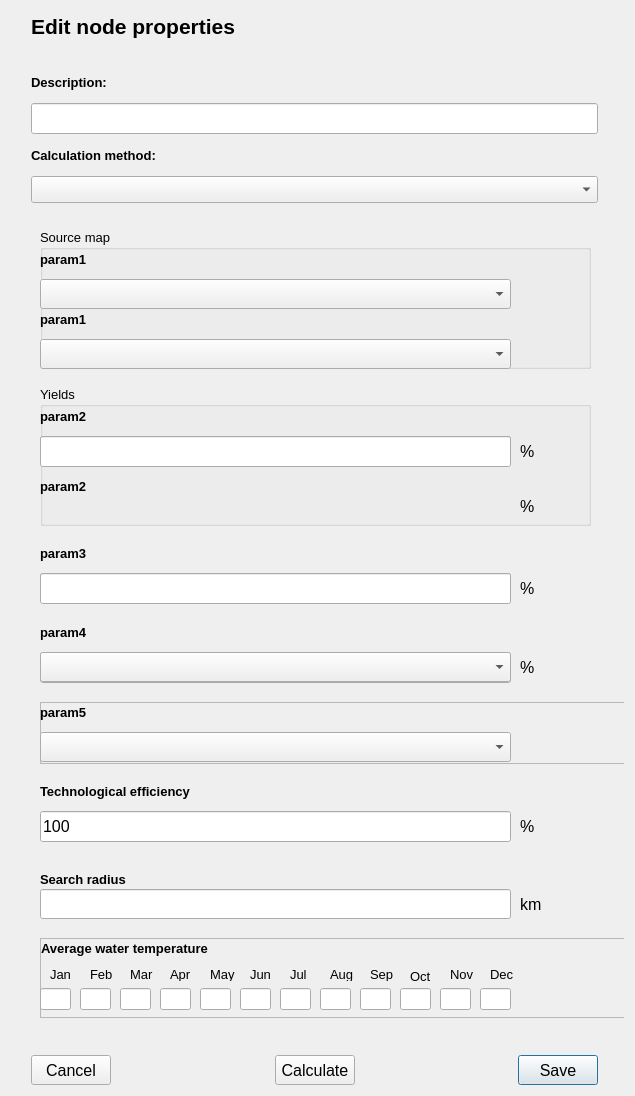
<?xml version="1.0" encoding="UTF-8"?>
<ui version="4.0">
 <class>window</class>
 <widget class="QDialog" name="window">
  <property name="enabled">
   <bool>true</bool>
  </property>
  <property name="geometry">
   <rect>
    <x>0</x>
    <y>0</y>
    <width>635</width>
    <height>1096</height>
   </rect>
  </property>
  <property name="minimumSize">
   <size>
    <width>0</width>
    <height>100</height>
   </size>
  </property>
  <property name="font">
   <font>
    <pointsize>10</pointsize>
   </font>
  </property>
  <property name="windowTitle">
   <string>Configure map properties</string>
  </property>
  <layout class="QGridLayout" name="gridLayout">
   <property name="sizeConstraint">
    <enum>QLayout::SetDefaultConstraint</enum>
   </property>
   <item row="3" column="1" colspan="5">
    <widget class="QLineEdit" name="descriptionText">
     <property name="maximumSize">
      <size>
       <width>16777215</width>
       <height>31</height>
      </size>
     </property>
     <property name="font">
      <font>
       <pointsize>12</pointsize>
      </font>
     </property>
    </widget>
   </item>
   <item row="4" column="1" colspan="5">
    <widget class="QLabel" name="algorithmLabel">
     <property name="maximumSize">
      <size>
       <width>16777215</width>
       <height>30</height>
      </size>
     </property>
     <property name="font">
      <font>
       <pointsize>10</pointsize>
       <weight>75</weight>
       <bold>true</bold>
      </font>
     </property>
     <property name="text">
      <string>Calculation method:</string>
     </property>
    </widget>
   </item>
   <item row="2" column="1" colspan="5">
    <widget class="QLabel" name="descriptionLabel">
     <property name="maximumSize">
      <size>
       <width>16777215</width>
       <height>30</height>
      </size>
     </property>
     <property name="font">
      <font>
       <pointsize>10</pointsize>
       <weight>75</weight>
       <bold>true</bold>
      </font>
     </property>
     <property name="text">
      <string>Description:</string>
     </property>
    </widget>
   </item>
   <item row="16" column="6">
    <spacer name="horizontalSpacer_2">
     <property name="orientation">
      <enum>Qt::Horizontal</enum>
     </property>
     <property name="sizeType">
      <enum>QSizePolicy::Fixed</enum>
     </property>
     <property name="sizeHint" stdset="0">
      <size>
       <width>20</width>
       <height>20</height>
      </size>
     </property>
    </spacer>
   </item>
   <item row="0" column="1" colspan="5">
    <widget class="QLabel" name="titleLabel">
     <property name="sizePolicy">
      <sizepolicy hsizetype="Preferred" vsizetype="Maximum">
       <horstretch>0</horstretch>
       <verstretch>0</verstretch>
      </sizepolicy>
     </property>
     <property name="maximumSize">
      <size>
       <width>16777215</width>
       <height>30</height>
      </size>
     </property>
     <property name="font">
      <font>
       <pointsize>16</pointsize>
       <weight>75</weight>
       <bold>true</bold>
      </font>
     </property>
     <property name="text">
      <string>Edit node properties</string>
     </property>
    </widget>
   </item>
   <item row="16" column="5">
    <widget class="QPushButton" name="okButton">
     <property name="sizePolicy">
      <sizepolicy hsizetype="Maximum" vsizetype="Fixed">
       <horstretch>0</horstretch>
       <verstretch>0</verstretch>
      </sizepolicy>
     </property>
     <property name="maximumSize">
      <size>
       <width>100</width>
       <height>30</height>
      </size>
     </property>
     <property name="font">
      <font>
       <pointsize>12</pointsize>
       <weight>50</weight>
       <bold>false</bold>
      </font>
     </property>
     <property name="layoutDirection">
      <enum>Qt::LeftToRight</enum>
     </property>
     <property name="text">
      <string>Save</string>
     </property>
     <property name="default">
      <bool>false</bool>
     </property>
     <property name="flat">
      <bool>false</bool>
     </property>
    </widget>
   </item>
   <item row="16" column="1">
    <widget class="QPushButton" name="cancelButton">
     <property name="sizePolicy">
      <sizepolicy hsizetype="Maximum" vsizetype="Minimum">
       <horstretch>0</horstretch>
       <verstretch>0</verstretch>
      </sizepolicy>
     </property>
     <property name="maximumSize">
      <size>
       <width>100</width>
       <height>30</height>
      </size>
     </property>
     <property name="font">
      <font>
       <pointsize>12</pointsize>
      </font>
     </property>
     <property name="text">
      <string>Cancel</string>
     </property>
    </widget>
   </item>
   <item row="16" column="0">
    <spacer name="horizontalSpacer">
     <property name="orientation">
      <enum>Qt::Horizontal</enum>
     </property>
     <property name="sizeType">
      <enum>QSizePolicy::Fixed</enum>
     </property>
     <property name="sizeHint" stdset="0">
      <size>
       <width>20</width>
       <height>20</height>
      </size>
     </property>
    </spacer>
   </item>
   <item row="5" column="1" colspan="5">
    <widget class="QComboBox" name="algorithmSelect">
     <property name="font">
      <font>
       <pointsize>12</pointsize>
      </font>
     </property>
    </widget>
   </item>
   <item row="16" column="4">
    <spacer name="horizontalSpacer_4">
     <property name="orientation">
      <enum>Qt::Horizontal</enum>
     </property>
     <property name="sizeHint" stdset="0">
      <size>
       <width>40</width>
       <height>20</height>
      </size>
     </property>
    </spacer>
   </item>
   <item row="16" column="3">
    <widget class="QPushButton" name="calculateButton">
     <property name="sizePolicy">
      <sizepolicy hsizetype="Maximum" vsizetype="Fixed">
       <horstretch>0</horstretch>
       <verstretch>0</verstretch>
      </sizepolicy>
     </property>
     <property name="maximumSize">
      <size>
       <width>100</width>
       <height>30</height>
      </size>
     </property>
     <property name="font">
      <font>
       <pointsize>12</pointsize>
      </font>
     </property>
     <property name="text">
      <string>Calculate</string>
     </property>
    </widget>
   </item>
   <item row="14" column="0">
    <spacer name="verticalSpacer">
     <property name="orientation">
      <enum>Qt::Vertical</enum>
     </property>
     <property name="sizeType">
      <enum>QSizePolicy::Fixed</enum>
     </property>
     <property name="sizeHint" stdset="0">
      <size>
       <width>10</width>
       <height>10</height>
      </size>
     </property>
    </spacer>
   </item>
   <item row="1" column="0">
    <spacer name="verticalSpacer_2">
     <property name="orientation">
      <enum>Qt::Vertical</enum>
     </property>
     <property name="sizeType">
      <enum>QSizePolicy::Fixed</enum>
     </property>
     <property name="sizeHint" stdset="0">
      <size>
       <width>20</width>
       <height>20</height>
      </size>
     </property>
    </spacer>
   </item>
   <item row="16" column="2">
    <spacer name="horizontalSpacer_3">
     <property name="orientation">
      <enum>Qt::Horizontal</enum>
     </property>
     <property name="sizeHint" stdset="0">
      <size>
       <width>40</width>
       <height>20</height>
      </size>
     </property>
    </spacer>
   </item>
   <item row="13" column="1" colspan="6">
    <widget class="QScrollArea" name="scrollArea">
     <property name="sizePolicy">
      <sizepolicy hsizetype="Preferred" vsizetype="Preferred">
       <horstretch>0</horstretch>
       <verstretch>0</verstretch>
      </sizepolicy>
     </property>
     <property name="minimumSize">
      <size>
       <width>0</width>
       <height>0</height>
      </size>
     </property>
     <property name="baseSize">
      <size>
       <width>0</width>
       <height>650</height>
      </size>
     </property>
     <property name="frameShape">
      <enum>QFrame::NoFrame</enum>
     </property>
     <property name="frameShadow">
      <enum>QFrame::Plain</enum>
     </property>
     <property name="horizontalScrollBarPolicy">
      <enum>Qt::ScrollBarAlwaysOff</enum>
     </property>
     <property name="sizeAdjustPolicy">
      <enum>QAbstractScrollArea::AdjustToContents</enum>
     </property>
     <property name="widgetResizable">
      <bool>true</bool>
     </property>
     <widget class="QWidget" name="scrollAreaWidgetContents_2">
      <property name="geometry">
       <rect>
        <x>0</x>
        <y>0</y>
        <width>613</width>
        <height>807</height>
       </rect>
      </property>
      <layout class="QGridLayout" name="gridLayout_2">
       <property name="sizeConstraint">
        <enum>QLayout::SetDefaultConstraint</enum>
       </property>
       <item row="4" column="0">
        <widget class="QFrame" name="param5Group">
         <property name="sizePolicy">
          <sizepolicy hsizetype="Preferred" vsizetype="Preferred">
           <horstretch>0</horstretch>
           <verstretch>0</verstretch>
          </sizepolicy>
         </property>
         <property name="minimumSize">
          <size>
           <width>0</width>
           <height>62</height>
          </size>
         </property>
         <property name="maximumSize">
          <size>
           <width>16777215</width>
           <height>60</height>
          </size>
         </property>
         <property name="frameShape">
          <enum>QFrame::StyledPanel</enum>
         </property>
         <property name="frameShadow">
          <enum>QFrame::Raised</enum>
         </property>
         <widget class="QComboBox" name="param5Select">
          <property name="geometry">
           <rect>
            <x>0</x>
            <y>30</y>
            <width>471</width>
            <height>30</height>
           </rect>
          </property>
          <property name="sizePolicy">
           <sizepolicy hsizetype="Preferred" vsizetype="Fixed">
            <horstretch>0</horstretch>
            <verstretch>0</verstretch>
           </sizepolicy>
          </property>
          <property name="font">
           <font>
            <pointsize>12</pointsize>
            <kerning>true</kerning>
           </font>
          </property>
         </widget>
         <widget class="QLabel" name="param5Label">
          <property name="geometry">
           <rect>
            <x>0</x>
            <y>0</y>
            <width>511</width>
            <height>21</height>
           </rect>
          </property>
          <property name="font">
           <font>
            <pointsize>10</pointsize>
            <weight>75</weight>
            <bold>true</bold>
           </font>
          </property>
          <property name="text">
           <string>param5</string>
          </property>
         </widget>
        </widget>
       </item>
       <item row="1" column="0">
        <widget class="QWidget" name="param2Group" native="true">
         <property name="sizePolicy">
          <sizepolicy hsizetype="Preferred" vsizetype="Preferred">
           <horstretch>0</horstretch>
           <verstretch>0</verstretch>
          </sizepolicy>
         </property>
         <property name="minimumSize">
          <size>
           <width>591</width>
           <height>82</height>
          </size>
         </property>
         <property name="maximumSize">
          <size>
           <width>16777215</width>
           <height>140</height>
          </size>
         </property>
         <widget class="QLabel" name="param2Label">
          <property name="geometry">
           <rect>
            <x>0</x>
            <y>20</y>
            <width>441</width>
            <height>21</height>
           </rect>
          </property>
          <property name="font">
           <font>
            <pointsize>10</pointsize>
            <weight>75</weight>
            <bold>true</bold>
           </font>
          </property>
          <property name="text">
           <string>param2</string>
          </property>
         </widget>
         <widget class="QComboBox" name="param2Select">
          <property name="geometry">
           <rect>
            <x>0</x>
            <y>50</y>
            <width>471</width>
            <height>30</height>
           </rect>
          </property>
          <property name="font">
           <font>
            <pointsize>12</pointsize>
           </font>
          </property>
         </widget>
         <widget class="QLineEdit" name="param2InputText">
          <property name="geometry">
           <rect>
            <x>0</x>
            <y>50</y>
            <width>471</width>
            <height>31</height>
           </rect>
          </property>
          <property name="font">
           <font>
            <pointsize>12</pointsize>
           </font>
          </property>
         </widget>
         <widget class="QLabel" name="param2UnitLabel">
          <property name="geometry">
           <rect>
            <x>480</x>
            <y>50</y>
            <width>91</width>
            <height>31</height>
           </rect>
          </property>
          <property name="font">
           <font>
            <pointsize>12</pointsize>
           </font>
          </property>
          <property name="text">
           <string>%</string>
          </property>
         </widget>
         <widget class="QLabel" name="param2Label_2">
          <property name="geometry">
           <rect>
            <x>0</x>
            <y>90</y>
            <width>411</width>
            <height>21</height>
           </rect>
          </property>
          <property name="font">
           <font>
            <pointsize>10</pointsize>
            <weight>75</weight>
            <bold>true</bold>
           </font>
          </property>
          <property name="text">
           <string>param2</string>
          </property>
         </widget>
         <widget class="QLabel" name="param2UnitLabel_2">
          <property name="geometry">
           <rect>
            <x>480</x>
            <y>110</y>
            <width>91</width>
            <height>21</height>
           </rect>
          </property>
          <property name="font">
           <font>
            <pointsize>12</pointsize>
           </font>
          </property>
          <property name="text">
           <string>%</string>
          </property>
         </widget>
         <widget class="QLabel" name="param2ValueLabel_2">
          <property name="geometry">
           <rect>
            <x>0</x>
            <y>110</y>
            <width>471</width>
            <height>31</height>
           </rect>
          </property>
          <property name="font">
           <font>
            <pointsize>12</pointsize>
            <kerning>true</kerning>
           </font>
          </property>
          <property name="text">
           <string/>
          </property>
          <property name="alignment">
           <set>Qt::AlignLeading|Qt::AlignLeft|Qt::AlignVCenter</set>
          </property>
         </widget>
         <widget class="QGroupBox" name="param2GroupBox">
          <property name="geometry">
           <rect>
            <x>0</x>
            <y>0</y>
            <width>551</width>
            <height>140</height>
           </rect>
          </property>
          <property name="sizePolicy">
           <sizepolicy hsizetype="Preferred" vsizetype="Minimum">
            <horstretch>0</horstretch>
            <verstretch>0</verstretch>
           </sizepolicy>
          </property>
          <property name="minimumSize">
           <size>
            <width>0</width>
            <height>140</height>
           </size>
          </property>
          <property name="maximumSize">
           <size>
            <width>16777215</width>
            <height>140</height>
           </size>
          </property>
          <property name="title">
           <string>Yields</string>
          </property>
         </widget>
         <zorder>param2GroupBox</zorder>
         <zorder>param2Label</zorder>
         <zorder>param2Select</zorder>
         <zorder>param2InputText</zorder>
         <zorder>param2UnitLabel</zorder>
         <zorder>param2Label_2</zorder>
         <zorder>param2UnitLabel_2</zorder>
         <zorder>param2ValueLabel_2</zorder>
        </widget>
       </item>
       <item row="2" column="0">
        <widget class="QWidget" name="param3Group" native="true">
         <property name="sizePolicy">
          <sizepolicy hsizetype="Preferred" vsizetype="Minimum">
           <horstretch>0</horstretch>
           <verstretch>0</verstretch>
          </sizepolicy>
         </property>
         <property name="minimumSize">
          <size>
           <width>0</width>
           <height>62</height>
          </size>
         </property>
         <property name="maximumSize">
          <size>
           <width>16777215</width>
           <height>62</height>
          </size>
         </property>
         <widget class="QLabel" name="param3Label">
          <property name="geometry">
           <rect>
            <x>0</x>
            <y>0</y>
            <width>491</width>
            <height>21</height>
           </rect>
          </property>
          <property name="font">
           <font>
            <pointsize>10</pointsize>
            <weight>75</weight>
            <bold>true</bold>
           </font>
          </property>
          <property name="text">
           <string>param3</string>
          </property>
         </widget>
         <widget class="QComboBox" name="param3Select">
          <property name="geometry">
           <rect>
            <x>0</x>
            <y>30</y>
            <width>471</width>
            <height>30</height>
           </rect>
          </property>
          <property name="font">
           <font>
            <pointsize>12</pointsize>
           </font>
          </property>
         </widget>
         <widget class="QLineEdit" name="param3InputText">
          <property name="geometry">
           <rect>
            <x>0</x>
            <y>30</y>
            <width>471</width>
            <height>31</height>
           </rect>
          </property>
          <property name="font">
           <font>
            <pointsize>12</pointsize>
           </font>
          </property>
         </widget>
         <widget class="QLabel" name="param3UnitLabel">
          <property name="geometry">
           <rect>
            <x>480</x>
            <y>30</y>
            <width>91</width>
            <height>31</height>
           </rect>
          </property>
          <property name="font">
           <font>
            <pointsize>12</pointsize>
           </font>
          </property>
          <property name="text">
           <string>%</string>
          </property>
         </widget>
        </widget>
       </item>
       <item row="3" column="0">
        <widget class="QWidget" name="param4Group" native="true">
         <property name="sizePolicy">
          <sizepolicy hsizetype="Preferred" vsizetype="Minimum">
           <horstretch>0</horstretch>
           <verstretch>0</verstretch>
          </sizepolicy>
         </property>
         <property name="minimumSize">
          <size>
           <width>0</width>
           <height>62</height>
          </size>
         </property>
         <property name="maximumSize">
          <size>
           <width>16777215</width>
           <height>62</height>
          </size>
         </property>
         <widget class="QLabel" name="param4Label">
          <property name="geometry">
           <rect>
            <x>0</x>
            <y>0</y>
            <width>541</width>
            <height>21</height>
           </rect>
          </property>
          <property name="font">
           <font>
            <pointsize>10</pointsize>
            <weight>75</weight>
            <bold>true</bold>
           </font>
          </property>
          <property name="text">
           <string>param4</string>
          </property>
         </widget>
         <widget class="QLineEdit" name="param4InputText">
          <property name="geometry">
           <rect>
            <x>0</x>
            <y>30</y>
            <width>471</width>
            <height>31</height>
           </rect>
          </property>
          <property name="font">
           <font>
            <pointsize>12</pointsize>
           </font>
          </property>
         </widget>
         <widget class="QLabel" name="param4UnitLabel">
          <property name="geometry">
           <rect>
            <x>480</x>
            <y>30</y>
            <width>91</width>
            <height>31</height>
           </rect>
          </property>
          <property name="font">
           <font>
            <pointsize>12</pointsize>
           </font>
          </property>
          <property name="text">
           <string>%</string>
          </property>
         </widget>
         <widget class="QComboBox" name="param4Select">
          <property name="geometry">
           <rect>
            <x>0</x>
            <y>30</y>
            <width>471</width>
            <height>30</height>
           </rect>
          </property>
          <property name="sizePolicy">
           <sizepolicy hsizetype="Fixed" vsizetype="Fixed">
            <horstretch>0</horstretch>
            <verstretch>0</verstretch>
           </sizepolicy>
          </property>
          <property name="font">
           <font>
            <pointsize>12</pointsize>
           </font>
          </property>
         </widget>
         <zorder>param4InputText</zorder>
         <zorder>param4Select</zorder>
         <zorder>param4Label</zorder>
         <zorder>param4UnitLabel</zorder>
        </widget>
       </item>
       <item row="0" column="0">
        <widget class="QWidget" name="param1Group" native="true">
         <property name="sizePolicy">
          <sizepolicy hsizetype="Preferred" vsizetype="Preferred">
           <horstretch>0</horstretch>
           <verstretch>0</verstretch>
          </sizepolicy>
         </property>
         <property name="minimumSize">
          <size>
           <width>0</width>
           <height>82</height>
          </size>
         </property>
         <property name="maximumSize">
          <size>
           <width>16777215</width>
           <height>140</height>
          </size>
         </property>
         <widget class="QLabel" name="param1Label">
          <property name="geometry">
           <rect>
            <x>0</x>
            <y>20</y>
            <width>461</width>
            <height>21</height>
           </rect>
          </property>
          <property name="font">
           <font>
            <pointsize>10</pointsize>
            <weight>75</weight>
            <bold>true</bold>
           </font>
          </property>
          <property name="text">
           <string>param1</string>
          </property>
         </widget>
         <widget class="QComboBox" name="param1Select">
          <property name="geometry">
           <rect>
            <x>0</x>
            <y>50</y>
            <width>471</width>
            <height>30</height>
           </rect>
          </property>
          <property name="font">
           <font>
            <pointsize>12</pointsize>
           </font>
          </property>
         </widget>
         <widget class="QComboBox" name="param1IdFieldSelect">
          <property name="geometry">
           <rect>
            <x>0</x>
            <y>110</y>
            <width>471</width>
            <height>30</height>
           </rect>
          </property>
          <property name="sizePolicy">
           <sizepolicy hsizetype="Preferred" vsizetype="Fixed">
            <horstretch>0</horstretch>
            <verstretch>0</verstretch>
           </sizepolicy>
          </property>
          <property name="maximumSize">
           <size>
            <width>16777215</width>
            <height>30</height>
           </size>
          </property>
          <property name="font">
           <font>
            <pointsize>12</pointsize>
           </font>
          </property>
         </widget>
         <widget class="QLabel" name="idField1Label">
          <property name="geometry">
           <rect>
            <x>0</x>
            <y>80</y>
            <width>431</width>
            <height>21</height>
           </rect>
          </property>
          <property name="font">
           <font>
            <pointsize>10</pointsize>
            <weight>75</weight>
            <bold>true</bold>
           </font>
          </property>
          <property name="text">
           <string>param1</string>
          </property>
         </widget>
         <widget class="QGroupBox" name="param1GroupBox">
          <property name="geometry">
           <rect>
            <x>0</x>
            <y>0</y>
            <width>551</width>
            <height>140</height>
           </rect>
          </property>
          <property name="minimumSize">
           <size>
            <width>0</width>
            <height>140</height>
           </size>
          </property>
          <property name="maximumSize">
           <size>
            <width>16777215</width>
            <height>140</height>
           </size>
          </property>
          <property name="title">
           <string>Source map</string>
          </property>
         </widget>
         <zorder>param1GroupBox</zorder>
         <zorder>param1Label</zorder>
         <zorder>param1Select</zorder>
         <zorder>param1IdFieldSelect</zorder>
         <zorder>idField1Label</zorder>
        </widget>
       </item>
       <item row="5" column="0">
        <widget class="QFrame" name="param6Group">
         <property name="sizePolicy">
          <sizepolicy hsizetype="Preferred" vsizetype="Preferred">
           <horstretch>0</horstretch>
           <verstretch>0</verstretch>
          </sizepolicy>
         </property>
         <property name="minimumSize">
          <size>
           <width>0</width>
           <height>62</height>
          </size>
         </property>
         <property name="maximumSize">
          <size>
           <width>16777215</width>
           <height>60</height>
          </size>
         </property>
         <property name="font">
          <font>
           <kerning>true</kerning>
          </font>
         </property>
         <widget class="QLineEdit" name="param6InputText">
          <property name="geometry">
           <rect>
            <x>0</x>
            <y>30</y>
            <width>471</width>
            <height>31</height>
           </rect>
          </property>
          <property name="font">
           <font>
            <pointsize>12</pointsize>
           </font>
          </property>
          <property name="text">
           <string>100</string>
          </property>
         </widget>
         <widget class="QLabel" name="param6Label">
          <property name="geometry">
           <rect>
            <x>0</x>
            <y>0</y>
            <width>481</width>
            <height>21</height>
           </rect>
          </property>
          <property name="sizePolicy">
           <sizepolicy hsizetype="Preferred" vsizetype="Maximum">
            <horstretch>0</horstretch>
            <verstretch>0</verstretch>
           </sizepolicy>
          </property>
          <property name="maximumSize">
           <size>
            <width>16777215</width>
            <height>22</height>
           </size>
          </property>
          <property name="font">
           <font>
            <pointsize>10</pointsize>
            <weight>75</weight>
            <bold>true</bold>
           </font>
          </property>
          <property name="toolTip">
           <string>&lt;span&gt;Average efficiency of the technology that will be applied onto the theoretical supply to derive the theoretical-technical supply maps&lt;/span&gt;</string>
          </property>
          <property name="text">
           <string>Technological efficiency</string>
          </property>
         </widget>
         <widget class="QLabel" name="param6UnitLabel">
          <property name="geometry">
           <rect>
            <x>480</x>
            <y>30</y>
            <width>71</width>
            <height>31</height>
           </rect>
          </property>
          <property name="font">
           <font>
            <pointsize>12</pointsize>
           </font>
          </property>
          <property name="text">
           <string>%</string>
          </property>
         </widget>
        </widget>
       </item>
       <item row="6" column="0">
        <widget class="QWidget" name="bufferGroup" native="true">
         <property name="minimumSize">
          <size>
           <width>591</width>
           <height>62</height>
          </size>
         </property>
         <property name="maximumSize">
          <size>
           <width>591</width>
           <height>62</height>
          </size>
         </property>
         <widget class="QLineEdit" name="bufferText">
          <property name="geometry">
           <rect>
            <x>0</x>
            <y>30</y>
            <width>471</width>
            <height>30</height>
           </rect>
          </property>
          <property name="font">
           <font>
            <pointsize>12</pointsize>
           </font>
          </property>
         </widget>
         <widget class="QLabel" name="bufferLabel">
          <property name="geometry">
           <rect>
            <x>0</x>
            <y>10</y>
            <width>221</width>
            <height>21</height>
           </rect>
          </property>
          <property name="font">
           <font>
            <weight>75</weight>
            <bold>true</bold>
           </font>
          </property>
          <property name="toolTip">
           <string>&lt;span&gt;Defines the width of the area around the study area that has to be taken into account in the calculation of the supply.&lt;/span&gt;</string>
          </property>
          <property name="text">
           <string>Search radius</string>
          </property>
         </widget>
         <widget class="QLabel" name="bufferUnit">
          <property name="geometry">
           <rect>
            <x>480</x>
            <y>30</y>
            <width>71</width>
            <height>31</height>
           </rect>
          </property>
          <property name="font">
           <font>
            <pointsize>12</pointsize>
           </font>
          </property>
          <property name="text">
           <string>km</string>
          </property>
         </widget>
        </widget>
       </item>
       <item row="7" column="0">
        <widget class="QFrame" name="monthGroup">
         <property name="sizePolicy">
          <sizepolicy hsizetype="Preferred" vsizetype="Preferred">
           <horstretch>0</horstretch>
           <verstretch>0</verstretch>
          </sizepolicy>
         </property>
         <property name="minimumSize">
          <size>
           <width>0</width>
           <height>80</height>
          </size>
         </property>
         <property name="maximumSize">
          <size>
           <width>16777215</width>
           <height>80</height>
          </size>
         </property>
         <property name="frameShape">
          <enum>QFrame::StyledPanel</enum>
         </property>
         <property name="frameShadow">
          <enum>QFrame::Raised</enum>
         </property>
         <widget class="QLineEdit" name="month_9">
          <property name="geometry">
           <rect>
            <x>320</x>
            <y>50</y>
            <width>31</width>
            <height>22</height>
           </rect>
          </property>
          <property name="font">
           <font>
            <pointsize>8</pointsize>
           </font>
          </property>
         </widget>
         <widget class="QLabel" name="monthLabel_10">
          <property name="geometry">
           <rect>
            <x>370</x>
            <y>30</y>
            <width>31</width>
            <height>16</height>
           </rect>
          </property>
          <property name="text">
           <string>Oct</string>
          </property>
         </widget>
         <widget class="QLineEdit" name="month_3">
          <property name="geometry">
           <rect>
            <x>80</x>
            <y>50</y>
            <width>31</width>
            <height>22</height>
           </rect>
          </property>
          <property name="font">
           <font>
            <pointsize>8</pointsize>
           </font>
          </property>
         </widget>
         <widget class="QLabel" name="monthLabel_7">
          <property name="geometry">
           <rect>
            <x>250</x>
            <y>30</y>
            <width>47</width>
            <height>13</height>
           </rect>
          </property>
          <property name="text">
           <string>Jul</string>
          </property>
         </widget>
         <widget class="QLabel" name="monthLabel_11">
          <property name="geometry">
           <rect>
            <x>410</x>
            <y>30</y>
            <width>47</width>
            <height>13</height>
           </rect>
          </property>
          <property name="text">
           <string>Nov</string>
          </property>
         </widget>
         <widget class="QLineEdit" name="month_2">
          <property name="geometry">
           <rect>
            <x>40</x>
            <y>50</y>
            <width>31</width>
            <height>22</height>
           </rect>
          </property>
          <property name="font">
           <font>
            <pointsize>8</pointsize>
           </font>
          </property>
         </widget>
         <widget class="QLineEdit" name="month_8">
          <property name="geometry">
           <rect>
            <x>280</x>
            <y>50</y>
            <width>31</width>
            <height>22</height>
           </rect>
          </property>
          <property name="font">
           <font>
            <pointsize>8</pointsize>
           </font>
          </property>
         </widget>
         <widget class="QLineEdit" name="month_11">
          <property name="geometry">
           <rect>
            <x>400</x>
            <y>50</y>
            <width>31</width>
            <height>22</height>
           </rect>
          </property>
          <property name="font">
           <font>
            <pointsize>8</pointsize>
           </font>
          </property>
         </widget>
         <widget class="QLineEdit" name="month_1">
          <property name="geometry">
           <rect>
            <x>0</x>
            <y>50</y>
            <width>31</width>
            <height>22</height>
           </rect>
          </property>
          <property name="font">
           <font>
            <pointsize>8</pointsize>
           </font>
          </property>
         </widget>
         <widget class="QLineEdit" name="month_12">
          <property name="geometry">
           <rect>
            <x>440</x>
            <y>50</y>
            <width>31</width>
            <height>22</height>
           </rect>
          </property>
          <property name="font">
           <font>
            <pointsize>8</pointsize>
           </font>
          </property>
         </widget>
         <widget class="QLabel" name="monthLabel_8">
          <property name="geometry">
           <rect>
            <x>290</x>
            <y>30</y>
            <width>47</width>
            <height>13</height>
           </rect>
          </property>
          <property name="text">
           <string>Aug</string>
          </property>
         </widget>
         <widget class="QLabel" name="monthLabel_12">
          <property name="geometry">
           <rect>
            <x>450</x>
            <y>30</y>
            <width>47</width>
            <height>13</height>
           </rect>
          </property>
          <property name="text">
           <string>Dec</string>
          </property>
         </widget>
         <widget class="QLabel" name="monthLabel_9">
          <property name="geometry">
           <rect>
            <x>330</x>
            <y>30</y>
            <width>47</width>
            <height>13</height>
           </rect>
          </property>
          <property name="text">
           <string>Sep</string>
          </property>
         </widget>
         <widget class="QLabel" name="monthLabel_6">
          <property name="geometry">
           <rect>
            <x>210</x>
            <y>30</y>
            <width>47</width>
            <height>13</height>
           </rect>
          </property>
          <property name="text">
           <string>Jun</string>
          </property>
         </widget>
         <widget class="QLabel" name="monthLabel_5">
          <property name="geometry">
           <rect>
            <x>170</x>
            <y>30</y>
            <width>47</width>
            <height>13</height>
           </rect>
          </property>
          <property name="text">
           <string>May</string>
          </property>
         </widget>
         <widget class="QLineEdit" name="month_10">
          <property name="geometry">
           <rect>
            <x>360</x>
            <y>50</y>
            <width>31</width>
            <height>22</height>
           </rect>
          </property>
          <property name="font">
           <font>
            <pointsize>8</pointsize>
           </font>
          </property>
         </widget>
         <widget class="QLabel" name="monthLabel_2">
          <property name="geometry">
           <rect>
            <x>50</x>
            <y>30</y>
            <width>47</width>
            <height>13</height>
           </rect>
          </property>
          <property name="text">
           <string>Feb</string>
          </property>
         </widget>
         <widget class="QLabel" name="monthLabel_4">
          <property name="geometry">
           <rect>
            <x>130</x>
            <y>30</y>
            <width>47</width>
            <height>13</height>
           </rect>
          </property>
          <property name="text">
           <string>Apr</string>
          </property>
         </widget>
         <widget class="QLineEdit" name="month_5">
          <property name="geometry">
           <rect>
            <x>160</x>
            <y>50</y>
            <width>31</width>
            <height>22</height>
           </rect>
          </property>
          <property name="font">
           <font>
            <pointsize>8</pointsize>
           </font>
          </property>
         </widget>
         <widget class="QLabel" name="monthTitle">
          <property name="geometry">
           <rect>
            <x>1</x>
            <y>0</y>
            <width>481</width>
            <height>20</height>
           </rect>
          </property>
          <property name="font">
           <font>
            <pointsize>10</pointsize>
            <weight>75</weight>
            <bold>true</bold>
           </font>
          </property>
          <property name="toolTip">
           <string>&lt;span&gt;Add the montly average water temperature in °C&lt;/span&gt;</string>
          </property>
          <property name="text">
           <string>Average water temperature</string>
          </property>
         </widget>
         <widget class="QLineEdit" name="month_6">
          <property name="geometry">
           <rect>
            <x>200</x>
            <y>50</y>
            <width>31</width>
            <height>22</height>
           </rect>
          </property>
          <property name="font">
           <font>
            <pointsize>8</pointsize>
           </font>
          </property>
         </widget>
         <widget class="QLabel" name="monthLabel_1">
          <property name="geometry">
           <rect>
            <x>10</x>
            <y>30</y>
            <width>47</width>
            <height>13</height>
           </rect>
          </property>
          <property name="text">
           <string>Jan</string>
          </property>
         </widget>
         <widget class="QLineEdit" name="month_7">
          <property name="geometry">
           <rect>
            <x>240</x>
            <y>50</y>
            <width>31</width>
            <height>22</height>
           </rect>
          </property>
          <property name="font">
           <font>
            <pointsize>8</pointsize>
           </font>
          </property>
         </widget>
         <widget class="QLabel" name="monthLabel_3">
          <property name="geometry">
           <rect>
            <x>90</x>
            <y>30</y>
            <width>47</width>
            <height>13</height>
           </rect>
          </property>
          <property name="text">
           <string>Mar</string>
          </property>
         </widget>
         <widget class="QLineEdit" name="month_4">
          <property name="geometry">
           <rect>
            <x>120</x>
            <y>50</y>
            <width>31</width>
            <height>22</height>
           </rect>
          </property>
          <property name="font">
           <font>
            <pointsize>8</pointsize>
           </font>
          </property>
         </widget>
        </widget>
       </item>
      </layout>
     </widget>
    </widget>
   </item>
  </layout>
 </widget>
 <resources/>
 <connections/>
</ui>
